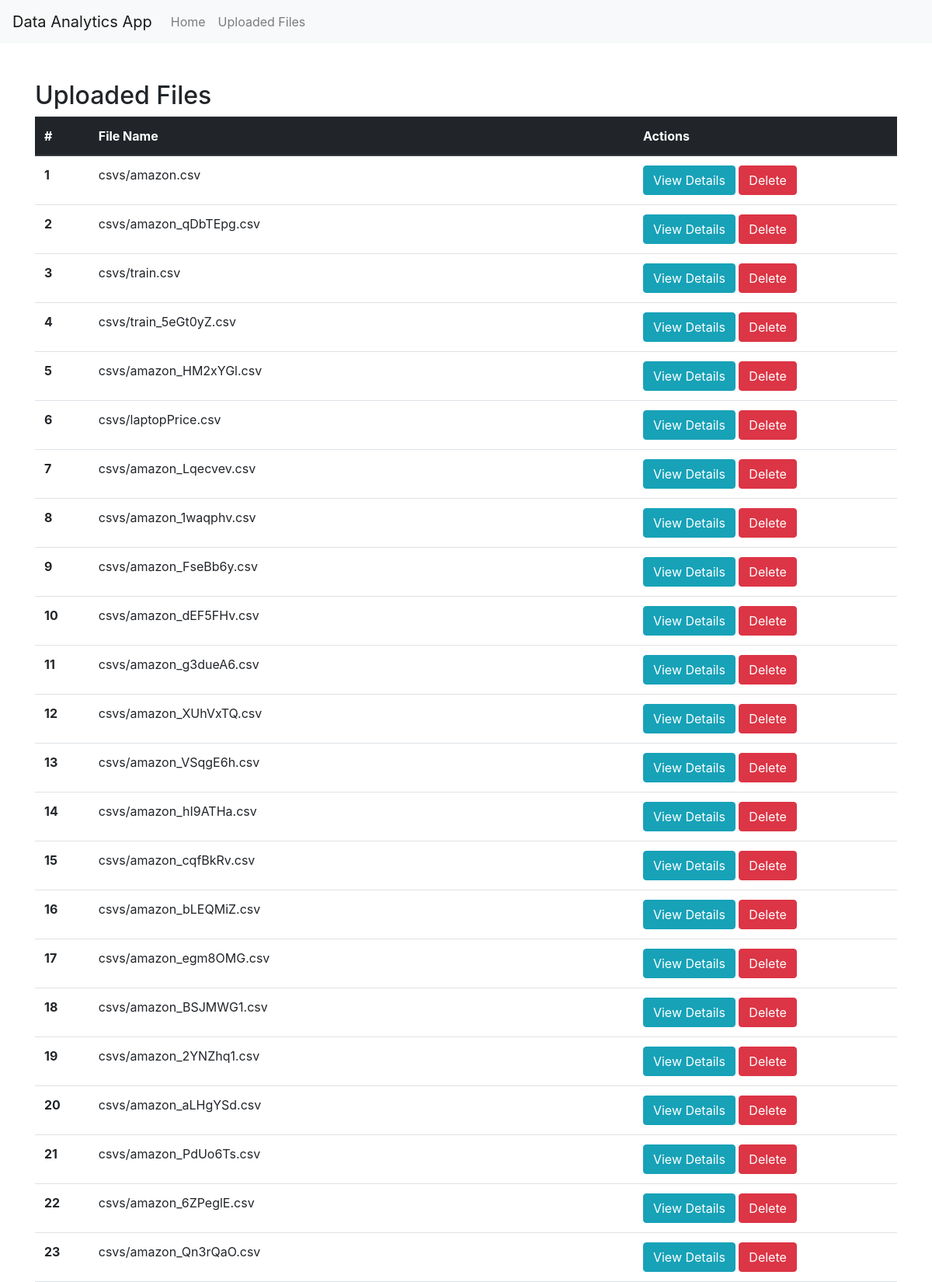
The page /file_list/ (upper part) on the database its author committed.
### analyticsapp/models.py (models this page shows)
class CSVfile(models.Model):
    file=models.FileField(upload_to='csvs/')
    uploaded_at=models.DateTimeField(auto_now_add=True)

### analyticsapp/views.py (the view)
# urls.py: path('file_list/', views.file_list, name='file_list'),
def file_list(request):
    files = CSVfile.objects.all()
    return render(request, 'file_list.html', {'files': files})

### analyticsapp/templates/file_list.html (shortened to what this page needs)
{% extends "base.html" %}
{% block content %}
    <h2>Uploaded Files</h2>
    <table class="table">
        <thead class="thead-dark">
            <tr>
                <th scope="col">#</th>
                <th scope="col">File Name</th>
                <th scope="col">Actions</th>
            </tr>
        </thead>
        <tbody>
            {% for file in files %}
                <tr>
                    <th scope="row">{{ forloop.counter }}</th>
                    <td>{{ file.file.name }}</td>
                    <td>
                        <a class="btn btn-info" href="{% url 'file_detail' pk=file.pk %}">View Details</a>
                        <form method="post" action="{% url 'delete_file' pk=file.pk %}" style="display:inline;">
                            <button type="submit" class="btn btn-danger">Delete</button>
                        </form>
                    </td>
                </tr>
            {% endfor %}
        </tbody>
    </table>
{% endblock %}

### analyticsapp/templates/base.html (shortened to what this page needs)
<!DOCTYPE html>
<html>
<head>
    <link rel="stylesheet" href="https://cdn.jsdelivr.net/npm/bootstrap@4.0.0/dist/css/bootstrap.min.css">
</head>
<body>
    <nav class="navbar navbar-expand-lg navbar-light bg-light">
        <a class="navbar-brand" href="{% url 'upload_file' %}">Data Analytics App</a>
        <div class="collapse navbar-collapse">
            <ul class="navbar-nav mr-auto">
                <li class="nav-item">
                    <a class="nav-link" href="{% url 'upload_file' %}">Home</a>
                </li>
                <li class="nav-item">
                    <a class="nav-link" href="{% url 'file_list' %}">Uploaded Files</a>
                </li>
            </ul>
        </div>
    </nav>
    <div class="container mt-5">
        {% block content %}
        {% endblock %}
    </div>
</body>
</html>

### rows shown on the page
CSVfile: file.name "csvs/amazon.csv"
CSVfile: file.name "csvs/amazon_qDbTEpg.csv"
CSVfile: file.name "csvs/train.csv"
CSVfile: file.name "csvs/train_5eGt0yZ.csv"
CSVfile: file.name "csvs/amazon_HM2xYGl.csv"
CSVfile: file.name "csvs/laptopPrice.csv"
CSVfile: file.name "csvs/amazon_Lqecvev.csv"
CSVfile: file.name "csvs/amazon_1waqphv.csv"
CSVfile: file.name "csvs/amazon_FseBb6y.csv"
CSVfile: file.name "csvs/amazon_dEF5FHv.csv"
CSVfile: file.name "csvs/amazon_g3dueA6.csv"
CSVfile: file.name "csvs/amazon_XUhVxTQ.csv"
CSVfile: file.name "csvs/amazon_VSqgE6h.csv"
CSVfile: file.name "csvs/amazon_hI9ATHa.csv"
CSVfile: file.name "csvs/amazon_cqfBkRv.csv"
CSVfile: file.name "csvs/amazon_bLEQMiZ.csv"
CSVfile: file.name "csvs/amazon_egm8OMG.csv"
CSVfile: file.name "csvs/amazon_BSJMWG1.csv"
CSVfile: file.name "csvs/amazon_2YNZhq1.csv"
CSVfile: file.name "csvs/amazon_aLHgYSd.csv"
CSVfile: file.name "csvs/amazon_PdUo6Ts.csv"
CSVfile: file.name "csvs/amazon_6ZPeglE.csv"
CSVfile: file.name "csvs/amazon_Qn3rQaO.csv"
